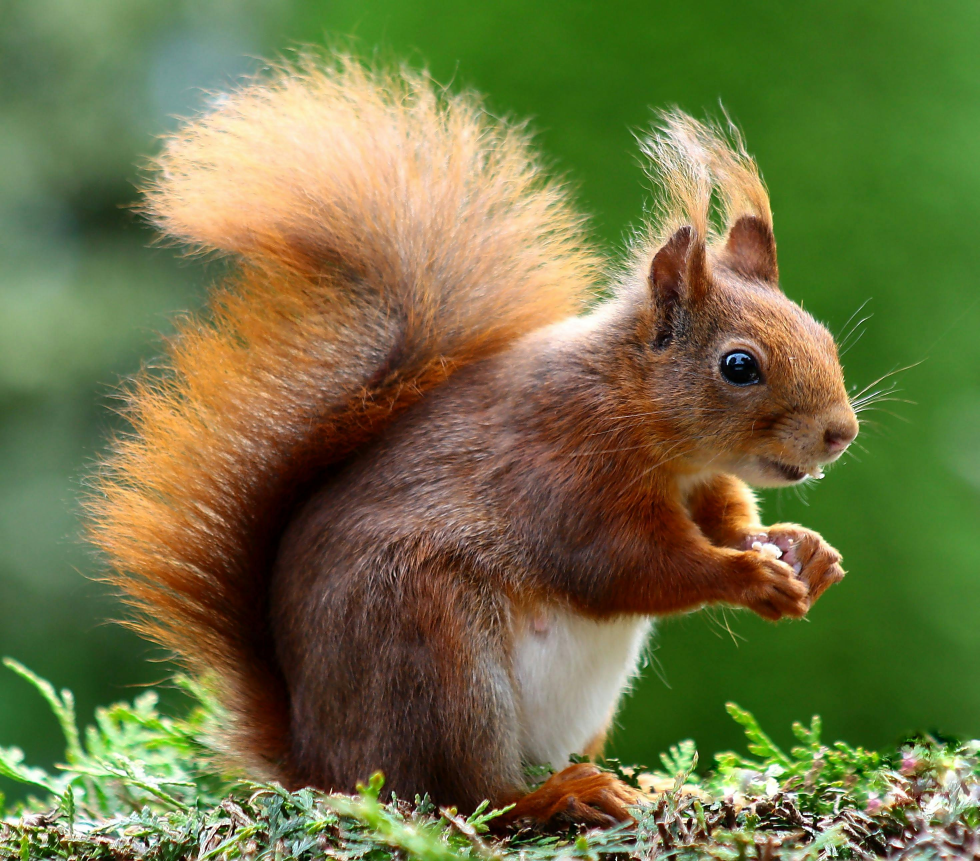
#> input picture practice/5B/img-1.jpg, 2939 x 2583 px, found by its file name (shown at 1/3 size)
$ python spliting_and_merge_channel.py
#> lines starting #> are read from the running program, lines starting #| are printed output that depends on the picture
### practice/basic_opencv/helper.py
import os
import cv2


def get_image(image_file: str):
#> called with image_file = 'img-1.jpg'
    path = os.path.join(".", "img", image_file)
    return cv2.imread(path)
#> returned value is the input picture: shape (2583, 2939, 3); mean B, G, R 67.8, 115.2, 112.6


# [14 lines left out: functions show_image, wait, not called in this run]


def show_pixel_position(event, x, y, flags, param):
    if event == cv2.EVENT_LBUTTONDOWN:  # klik kiri
        print(f"Koordinat pixel: (x={x}, y={y})")

### practice/basic_opencv/spliting_and_merge_channel.py
import helper
import cv2
import numpy as np

image = helper.get_image("img-1.jpg")
# split
(B, G, R) = cv2.split(image)
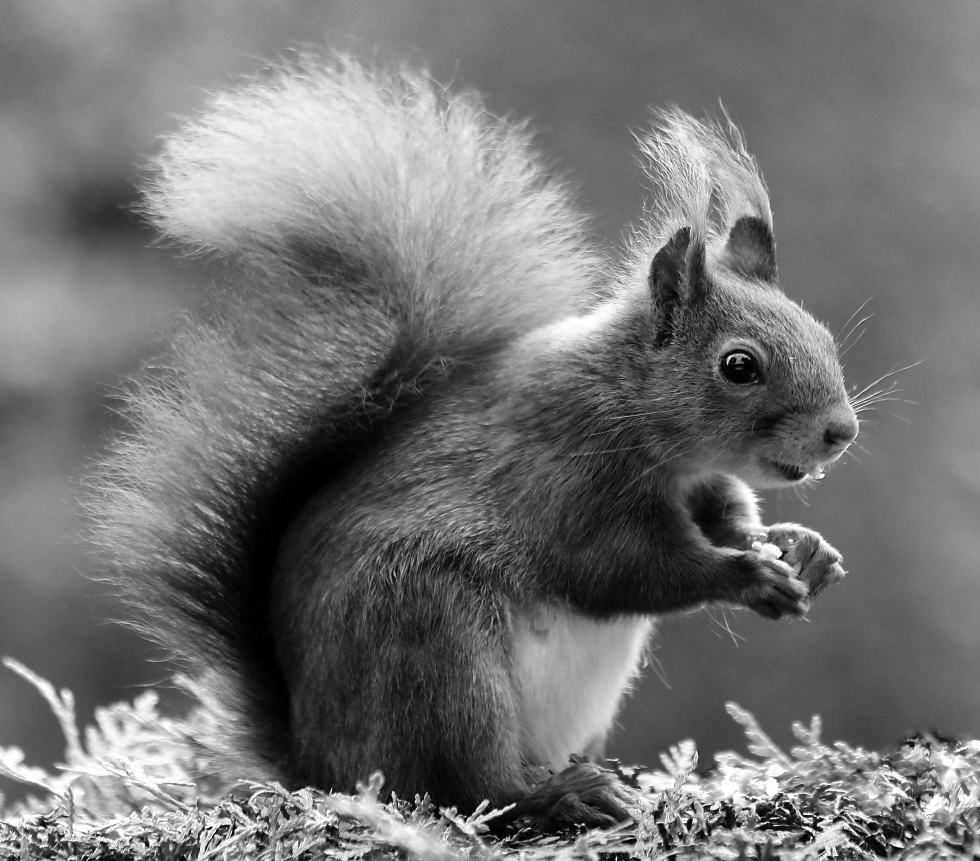
#> G: shape (2583, 2939) (shown at 1/3 size); min 0, max 255, mean 115.2
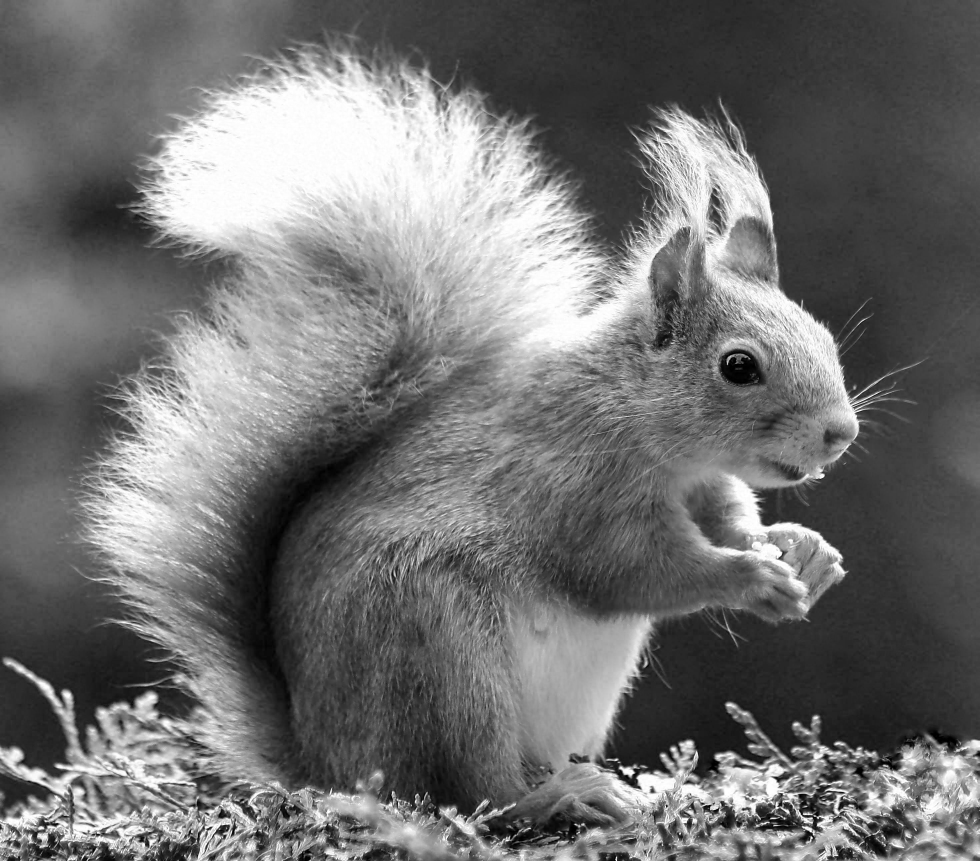
#> R: shape (2583, 2939) (shown at 1/3 size); min 0, max 255, mean 112.6

cv2.imshow("R", R)
cv2.imshow("G", G)
cv2.imshow("B", B)


# merged
# merged = cv2.merge([B, G, R])

zeros = np.zeros(image.shape[:2], dtype="uint8")
cv2.imshow("Blue", cv2.merge([B, zeros, zeros]))
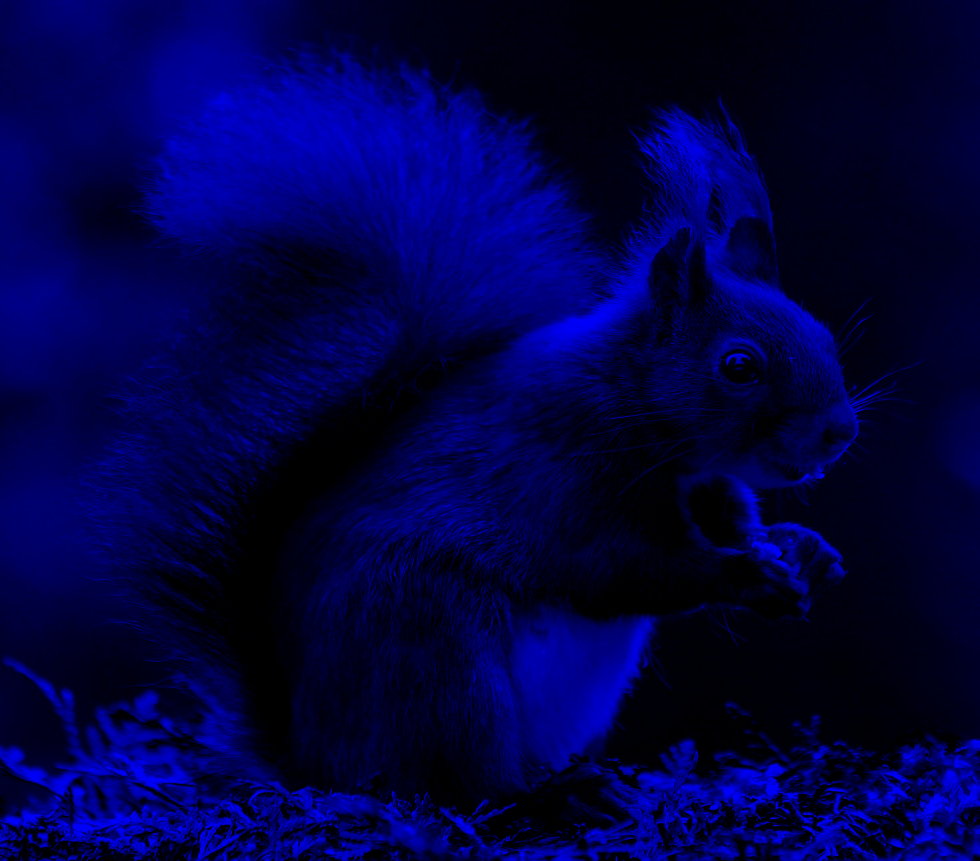
#> window 'Blue': shape (2583, 2939, 3) (shown at 1/3 size); mean B, G, R 67.8, 0, 0
cv2.imshow("Green", cv2.merge([zeros, G, zeros]))
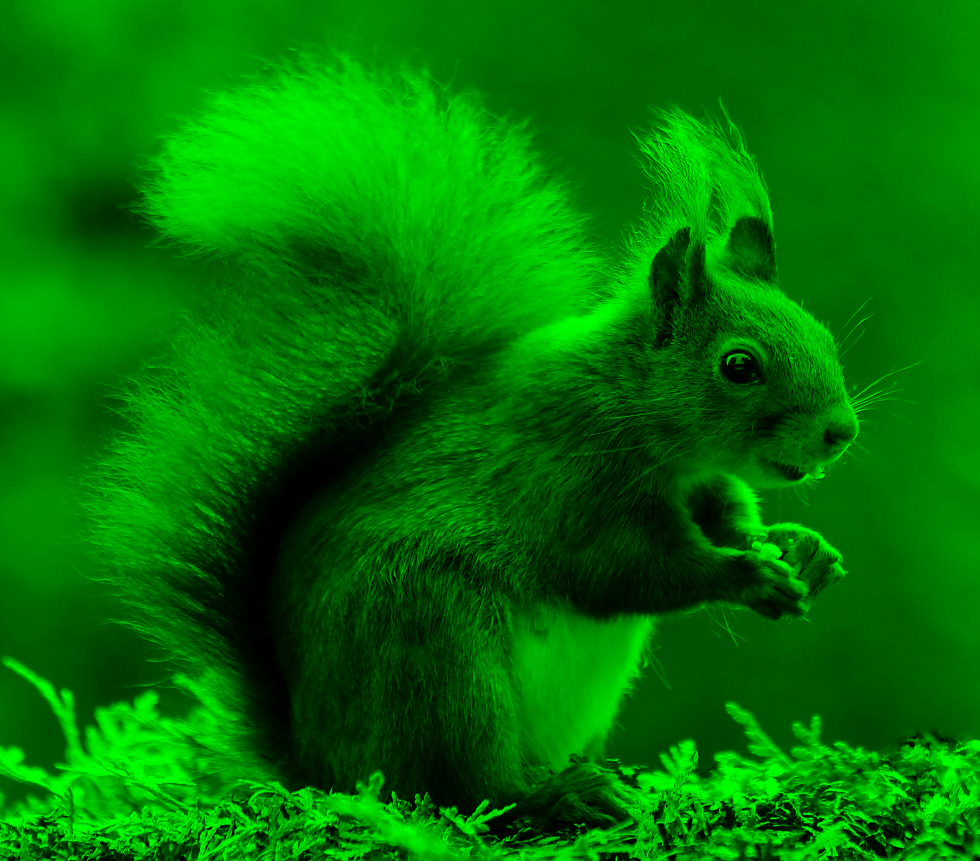
#> window 'Green': shape (2583, 2939, 3) (shown at 1/3 size); mean B, G, R 0, 115.2, 0
cv2.imshow("Red", cv2.merge([zeros, zeros, R]))
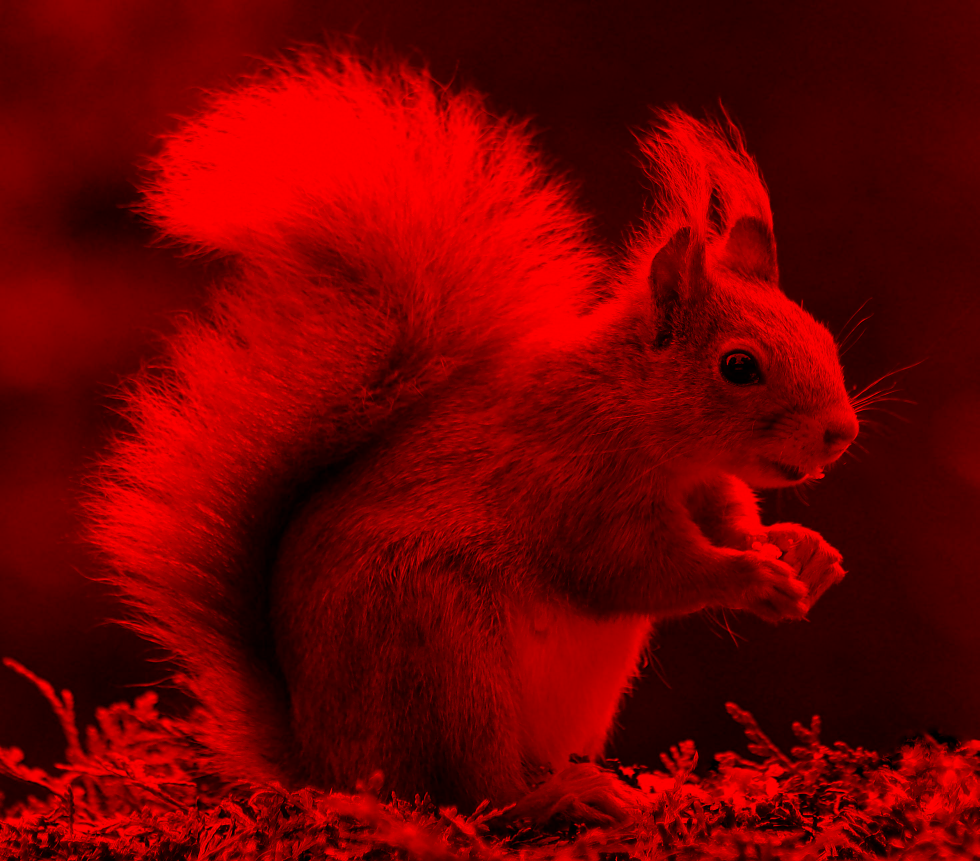
#> window 'Red': shape (2583, 2939, 3) (shown at 1/3 size); mean B, G, R 0, 0, 112.6

cv2.waitKey(2000)
